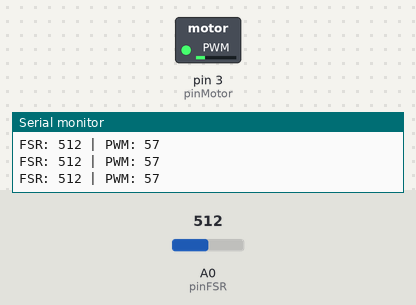
A sketch run on a simulated Arduino Uno, built with avr-gcc and run on an emulated ATmega328P. On the bench: switched loads named in the sketch (green lamp = pin HIGH), the last lines printed to the serial monitor. The inputs (shaded band) are chosen by the test bench; at power-on: A0 (pinFSR) = 512.

Above: at 1.2 s.
1.3 s: A0 (pinFSR) set to 716
At 2.8 s:
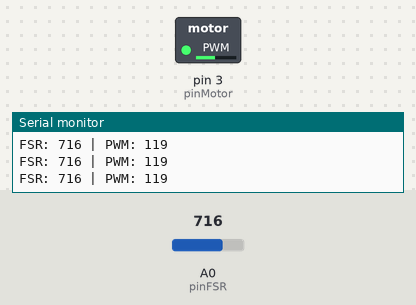
4.3 s: A0 (pinFSR) set to 900
At 5.8 s:
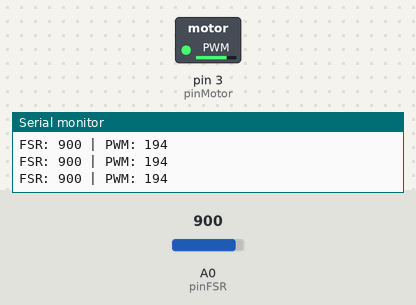
7.3 s: A0 (pinFSR) set to 0
At 8.7 s:
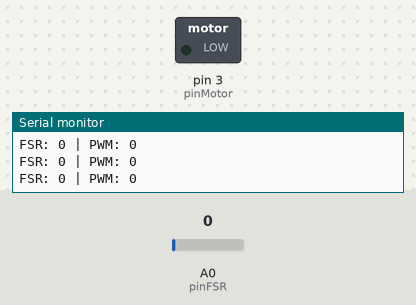
Timing chart, 0 to 10.3 s (numbered marks = the images above; inputs shaded):
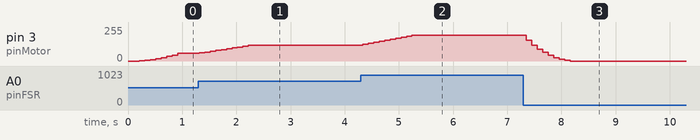

The sketch:

fsr_feedback_vibrador.ino
```cpp
/*
 ============================================================================
 Título      : Feedback háptico avanzado con FSR y motor vibrador
 Descripción : Este código controla un motor vibrador cuya intensidad (PWM)
               se ajusta en función de la fuerza aplicada sobre un sensor FSR.
               Se incluye filtrado de señal, umbral mínimo y curva de sensibilidad.
 ----------------------------------------------------------------------------
 Docente     : Renzo Chan Ríos / Lewis De La Cruz
 Curso       : Fundamentos de Biodiseño
 Universidad : Universidad Peruana Cayetano Heredia (UPCH)
 Año         : 2025
 Versión     : 0.2
 ============================================================================
*/

const int pinFSR = A0;     // Entrada analógica
const int pinMotor = 3;    // Salida PWM

const int umbral = 50;     // Umbral mínimo para activar la vibración (ADC)
const int promedioN = 10;  // Ventana para promedio simple

int buffer[promedioN];     // Buffer para promediar
int index = 0;

void setup() {
  pinMode(pinMotor, OUTPUT);
  Serial.begin(9600);
  Serial.println("Sistema iniciado: Feedback háptico con FSR y vibrador");

  // Inicializar buffer con ceros
  for (int i = 0; i < promedioN; i++) {
    buffer[i] = 0;
  }
}

void loop() {
  // Leer nueva muestra y guardarla en el buffer
  int nuevaLectura = analogRead(pinFSR);
  buffer[index] = nuevaLectura;
  index = (index + 1) % promedioN;

  // Calcular promedio
  int suma = 0;
  for (int i = 0; i < promedioN; i++) {
    suma += buffer[i];
  }
  int lecturaFiltrada = suma / promedioN;

  // Evaluar si supera el umbral
  int pwm = 0;
  if (lecturaFiltrada > umbral) {
    // Mapeo no lineal (cuadrático): mayor sensibilidad a baja presión
    float normalizado = (float)(lecturaFiltrada - umbral) / (1023 - umbral);
    pwm = pow(normalizado, 2.0) * 255;
    pwm = constrain(pwm, 0, 255);
  }

  analogWrite(pinMotor, pwm);

  // Mostrar datos
  Serial.print("FSR: ");
  Serial.print(lecturaFiltrada);
  Serial.print(" | PWM: ");
  Serial.println(pwm);

  delay(100);
}
```

Measured:
- after the input at 1.3 s, pin 3 (pinMotor): moves from 57/255 to 119/255 over 0.91 s, starting at once
- after the input at 4.3 s, pin 3 (pinMotor): moves from 119/255 to 194/255 over 0.91 s, starting at once
- after the input at 7.3 s, pin 3 (pinMotor): moves from 194/255 to 0/255 over 0.80 s, starting after 0.06 s
